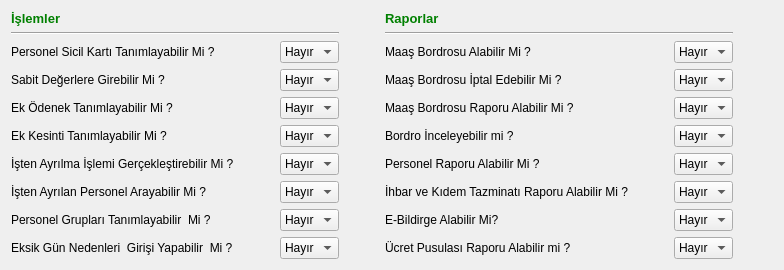
     <widget class="QWidget" name="tab_3">
      <attribute name="title">
       <string>Personel</string>
      </attribute>
      <layout class="QGridLayout" name="gridLayout_23">
       <item row="0" column="0">
        <layout class="QGridLayout" name="gridLayout_20" columnstretch="0,0,1,0,0,1">
         <item row="0" column="0">
          <widget class="QLabel" name="label_95">
           <property name="sizePolicy">
            <sizepolicy hsizetype="Fixed" vsizetype="Fixed">
             <horstretch>0</horstretch>
             <verstretch>0</verstretch>
            </sizepolicy>
           </property>
           <property name="text">
            <string>&lt;!DOCTYPE HTML PUBLIC &quot;-//W3C//DTD HTML 4.0//EN&quot; &quot;http://www.w3.org/TR/REC-html40/strict.dtd&quot;&gt;
&lt;html&gt;&lt;head&gt;&lt;meta name=&quot;qrichtext&quot; content=&quot;1&quot; /&gt;&lt;style type=&quot;text/css&quot;&gt;
p, li { white-space: pre-wrap; }
&lt;/style&gt;&lt;/head&gt;&lt;body style=&quot; font-family:'Sans Serif'; font-size:10pt; font-weight:400; font-style:normal;&quot;&gt;
&lt;p style=&quot; margin-top:0px; margin-bottom:0px; margin-left:0px; margin-right:0px; -qt-block-indent:0; text-indent:0px;&quot;&gt;&lt;span style=&quot; font-weight:600; color:#008000;&quot;&gt;İşlemler&lt;/span&gt;&lt;/p&gt;&lt;/body&gt;&lt;/html&gt;</string>
           </property>
          </widget>
         </item>
         <item row="0" column="3">
          <widget class="QLabel" name="label_96">
           <property name="sizePolicy">
            <sizepolicy hsizetype="Fixed" vsizetype="Fixed">
             <horstretch>0</horstretch>
             <verstretch>0</verstretch>
            </sizepolicy>
           </property>
           <property name="text">
            <string>&lt;!DOCTYPE HTML PUBLIC &quot;-//W3C//DTD HTML 4.0//EN&quot; &quot;http://www.w3.org/TR/REC-html40/strict.dtd&quot;&gt;
&lt;html&gt;&lt;head&gt;&lt;meta name=&quot;qrichtext&quot; content=&quot;1&quot; /&gt;&lt;style type=&quot;text/css&quot;&gt;
p, li { white-space: pre-wrap; }
&lt;/style&gt;&lt;/head&gt;&lt;body style=&quot; font-family:'Sans Serif'; font-size:10pt; font-weight:400; font-style:normal;&quot;&gt;
&lt;p style=&quot; margin-top:0px; margin-bottom:0px; margin-left:0px; margin-right:0px; -qt-block-indent:0; text-indent:0px;&quot;&gt;&lt;span style=&quot; font-weight:600; color:#008000;&quot;&gt;Raporlar&lt;/span&gt;&lt;/p&gt;&lt;/body&gt;&lt;/html&gt;</string>
           </property>
          </widget>
         </item>
         <item row="1" column="0" colspan="2">
          <widget class="Line" name="line_5">
           <property name="orientation">
            <enum>Qt::Horizontal</enum>
           </property>
          </widget>
         </item>
         <item row="1" column="3" colspan="2">
          <widget class="Line" name="line_6">
           <property name="orientation">
            <enum>Qt::Horizontal</enum>
           </property>
          </widget>
         </item>
         <item row="1" column="5" rowspan="2">
          <spacer name="horizontalSpacer_66">
           <property name="orientation">
            <enum>Qt::Horizontal</enum>
           </property>
           <property name="sizeHint" stdset="0">
            <size>
             <width>40</width>
             <height>20</height>
            </size>
           </property>
          </spacer>
         </item>
         <item row="2" column="0">
          <widget class="QLabel" name="label_personel_tanimlarina_girebilir_mi">
           <property name="sizePolicy">
            <sizepolicy hsizetype="Fixed" vsizetype="Expanding">
             <horstretch>0</horstretch>
             <verstretch>0</verstretch>
            </sizepolicy>
           </property>
           <property name="text">
            <string>Personel Sicil Kartı Tanımlayabilir Mi ?</string>
           </property>
          </widget>
         </item>
         <item row="2" column="1">
          <layout class="QHBoxLayout" name="horizontalLayout_32">
           <item>
            <spacer name="horizontalSpacer_44">
             <property name="orientation">
              <enum>Qt::Horizontal</enum>
             </property>
             <property name="sizeHint" stdset="0">
              <size>
               <width>40</width>
               <height>20</height>
              </size>
             </property>
            </spacer>
           </item>
           <item>
            <widget class="QComboBox" name="prs_comboBox_prs_sicil_karti_tanimlama">
             <property name="sizePolicy">
              <sizepolicy hsizetype="Fixed" vsizetype="Fixed">
               <horstretch>0</horstretch>
               <verstretch>0</verstretch>
              </sizepolicy>
             </property>
             <item>
              <property name="text">
               <string>Hayır</string>
              </property>
             </item>
             <item>
              <property name="text">
               <string>Evet</string>
              </property>
             </item>
            </widget>
           </item>
          </layout>
         </item>
         <item row="2" column="2">
          <spacer name="horizontalSpacer_60">
           <property name="orientation">
            <enum>Qt::Horizontal</enum>
           </property>
           <property name="sizeHint" stdset="0">
            <size>
             <width>40</width>
             <height>20</height>
            </size>
           </property>
          </spacer>
         </item>
         <item row="2" column="3">
          <widget class="QLabel" name="label_maas_bordrosu_alabilir_mi">
           <property name="sizePolicy">
            <sizepolicy hsizetype="Fixed" vsizetype="Expanding">
             <horstretch>0</horstretch>
             <verstretch>0</verstretch>
            </sizepolicy>
           </property>
           <property name="text">
            <string>Maaş Bordrosu Alabilir Mi ?</string>
           </property>
          </widget>
         </item>
         <item row="2" column="4">
          <layout class="QHBoxLayout" name="horizontalLayout_40">
           <item>
            <spacer name="horizontalSpacer_52">
             <property name="orientation">
              <enum>Qt::Horizontal</enum>
             </property>
             <property name="sizeHint" stdset="0">
              <size>
               <width>40</width>
               <height>20</height>
              </size>
             </property>
            </spacer>
           </item>
           <item>
            <widget class="QComboBox" name="prs_combo_box_maas_bordrosu_alabilir_mi">
             <property name="sizePolicy">
              <sizepolicy hsizetype="Fixed" vsizetype="Fixed">
               <horstretch>0</horstretch>
               <verstretch>0</verstretch>
              </sizepolicy>
             </property>
             <item>
              <property name="text">
               <string>Hayır</string>
              </property>
             </item>
             <item>
              <property name="text">
               <string>Evet</string>
              </property>
             </item>
            </widget>
           </item>
          </layout>
         </item>
         <item row="3" column="0">
          <widget class="QLabel" name="label_Sabit_degerler_tanimlarina_girebilir_mi">
           <property name="sizePolicy">
            <sizepolicy hsizetype="Fixed" vsizetype="Expanding">
             <horstretch>0</horstretch>
             <verstretch>0</verstretch>
            </sizepolicy>
           </property>
           <property name="text">
            <string>Sabit Değerlere Girebilir Mi ?</string>
           </property>
          </widget>
         </item>
         <item row="3" column="1">
          <layout class="QHBoxLayout" name="horizontalLayout_33">
           <item>
            <spacer name="horizontalSpacer_45">
             <property name="orientation">
              <enum>Qt::Horizontal</enum>
             </property>
             <property name="sizeHint" stdset="0">
              <size>
               <width>40</width>
               <height>20</height>
              </size>
             </property>
            </spacer>
           </item>
           <item>
            <widget class="QComboBox" name="prs_comboBox_sabit_degerler">
             <property name="sizePolicy">
              <sizepolicy hsizetype="Fixed" vsizetype="Fixed">
               <horstretch>0</horstretch>
               <verstretch>0</verstretch>
              </sizepolicy>
             </property>
             <item>
              <property name="text">
               <string>Hayır</string>
              </property>
             </item>
             <item>
              <property name="text">
               <string>Evet</string>
              </property>
             </item>
            </widget>
           </item>
          </layout>
         </item>
         <item row="3" column="3">
          <widget class="QLabel" name="label_maas_bordrosu_iptal_edebilir_mi">
           <property name="sizePolicy">
            <sizepolicy hsizetype="Fixed" vsizetype="Expanding">
             <horstretch>0</horstretch>
             <verstretch>0</verstretch>
            </sizepolicy>
           </property>
           <property name="text">
            <string>Maaş Bordrosu İptal Edebilir Mi ?</string>
           </property>
          </widget>
         </item>
         <item row="3" column="4">
          <layout class="QHBoxLayout" name="horizontalLayout_41">
           <item>
            <spacer name="horizontalSpacer_53">
             <property name="orientation">
              <enum>Qt::Horizontal</enum>
             </property>
             <property name="sizeHint" stdset="0">
              <size>
               <width>40</width>
               <height>20</height>
              </size>
             </property>
            </spacer>
           </item>
           <item>
            <widget class="QComboBox" name="prs_combo_box_maas_bordrosu_iptal_edebilir_mi">
             <property name="sizePolicy">
              <sizepolicy hsizetype="Fixed" vsizetype="Fixed">
               <horstretch>0</horstretch>
               <verstretch>0</verstretch>
              </sizepolicy>
             </property>
             <item>
              <property name="text">
               <string>Hayır</string>
              </property>
             </item>
             <item>
              <property name="text">
               <string>Evet</string>
              </property>
             </item>
            </widget>
           </item>
          </layout>
         </item>
         <item row="4" column="0">
          <widget class="QLabel" name="label_personel_ek_odenek_tanimlayabilir_mi">
           <property name="sizePolicy">
            <sizepolicy hsizetype="Fixed" vsizetype="Expanding">
             <horstretch>0</horstretch>
             <verstretch>0</verstretch>
            </sizepolicy>
           </property>
           <property name="text">
            <string>Ek Ödenek Tanımlayabilir Mi ?</string>
           </property>
          </widget>
         </item>
         <item row="4" column="1">
          <layout class="QHBoxLayout" name="horizontalLayout_34">
           <item>
            <spacer name="horizontalSpacer_46">
             <property name="orientation">
              <enum>Qt::Horizontal</enum>
             </property>
             <property name="sizeHint" stdset="0">
              <size>
               <width>40</width>
               <height>20</height>
              </size>
             </property>
            </spacer>
           </item>
           <item>
            <widget class="QComboBox" name="prs_comboBox_ek_odenek_tanimlama">
             <item>
              <property name="text">
               <string>Hayır</string>
              </property>
             </item>
             <item>
              <property name="text">
               <string>Evet</string>
              </property>
             </item>
            </widget>
           </item>
          </layout>
         </item>
         <item row="4" column="3">
          <widget class="QLabel" name="label_maas_bordrosu_raporu_alabilir_mi">
           <property name="sizePolicy">
            <sizepolicy hsizetype="Fixed" vsizetype="Expanding">
             <horstretch>0</horstretch>
             <verstretch>0</verstretch>
            </sizepolicy>
           </property>
           <property name="text">
            <string>Maaş Bordrosu Raporu Alabilir Mi ?</string>
           </property>
          </widget>
         </item>
         <item row="4" column="4">
          <layout class="QHBoxLayout" name="horizontalLayout_42">
           <item>
            <spacer name="horizontalSpacer_54">
             <property name="orientation">
              <enum>Qt::Horizontal</enum>
             </property>
             <property name="sizeHint" stdset="0">
              <size>
               <width>40</width>
               <height>20</height>
              </size>
             </property>
            </spacer>
           </item>
           <item>
            <widget class="QComboBox" name="prs_combo_box_maas_bordrosu_raporu_alabilir_mi">
             <property name="sizePolicy">
              <sizepolicy hsizetype="Fixed" vsizetype="Fixed">
               <horstretch>0</horstretch>
               <verstretch>0</verstretch>
              </sizepolicy>
             </property>
             <item>
              <property name="text">
               <string>Hayır</string>
              </property>
             </item>
             <item>
              <property name="text">
               <string>Evet</string>
              </property>
             </item>
            </widget>
           </item>
          </layout>
         </item>
         <item row="5" column="0">
          <widget class="QLabel" name="label_personel_ek_kesinti_tanimlayabilir_mi">
           <property name="sizePolicy">
            <sizepolicy hsizetype="Fixed" vsizetype="Expanding">
             <horstretch>0</horstretch>
             <verstretch>0</verstretch>
            </sizepolicy>
           </property>
           <property name="text">
            <string>Ek Kesinti Tanımlayabilir Mi ?</string>
           </property>
          </widget>
         </item>
         <item row="5" column="1">
          <layout class="QHBoxLayout" name="horizontalLayout_35">
           <item>
            <spacer name="horizontalSpacer_47">
             <property name="orientation">
              <enum>Qt::Horizontal</enum>
             </property>
             <property name="sizeHint" stdset="0">
              <size>
               <width>40</width>
               <height>20</height>
              </size>
             </property>
            </spacer>
           </item>
           <item>
            <widget class="QComboBox" name="prs_comboBox_ek_kesinti_tanimlama">
             <item>
              <property name="text">
               <string>Hayır</string>
              </property>
             </item>
             <item>
              <property name="text">
               <string>Evet</string>
              </property>
             </item>
            </widget>
           </item>
          </layout>
         </item>
         <item row="5" column="3">
          <widget class="QLabel" name="label_bordro_inceleme_yapabilir_mi">
           <property name="sizePolicy">
            <sizepolicy hsizetype="Fixed" vsizetype="Expanding">
             <horstretch>0</horstretch>
             <verstretch>0</verstretch>
            </sizepolicy>
           </property>
           <property name="text">
            <string>Bordro İnceleyebilir mi ?</string>
           </property>
          </widget>
         </item>
         <item row="5" column="4">
          <layout class="QHBoxLayout" name="horizontalLayout_43">
           <item>
            <spacer name="horizontalSpacer_55">
             <property name="orientation">
              <enum>Qt::Horizontal</enum>
             </property>
             <property name="sizeHint" stdset="0">
              <size>
               <width>40</width>
               <height>20</height>
              </size>
             </property>
            </spacer>
           </item>
           <item>
            <widget class="QComboBox" name="prs_combo_box_bordro_inceleme_yapabilir_mi">
             <property name="sizePolicy">
              <sizepolicy hsizetype="Fixed" vsizetype="Fixed">
               <horstretch>0</horstretch>
               <verstretch>0</verstretch>
              </sizepolicy>
             </property>
             <item>
              <property name="text">
               <string>Hayır</string>
              </property>
             </item>
             <item>
              <property name="text">
               <string>Evet</string>
              </property>
             </item>
            </widget>
           </item>
          </layout>
         </item>
         <item row="6" column="0">
          <widget class="QLabel" name="label_isten_ayrilma_raporu_alabilir_mi">
           <property name="sizePolicy">
            <sizepolicy hsizetype="Fixed" vsizetype="Expanding">
             <horstretch>0</horstretch>
             <verstretch>0</verstretch>
            </sizepolicy>
           </property>
           <property name="text">
            <string>İşten Ayrılma İşlemi Gerçekleştirebilir Mi ?</string>
           </property>
          </widget>
         </item>
         <item row="6" column="1">
          <layout class="QHBoxLayout" name="horizontalLayout_36">
           <item>
            <spacer name="horizontalSpacer_48">
             <property name="orientation">
              <enum>Qt::Horizontal</enum>
             </property>
             <property name="sizeHint" stdset="0">
              <size>
               <width>40</width>
               <height>20</height>
              </size>
             </property>
            </spacer>
           </item>
           <item>
            <widget class="QComboBox" name="prs_comboBox_isten_ayrilma_islemi">
             <property name="sizePolicy">
              <sizepolicy hsizetype="Fixed" vsizetype="Fixed">
               <horstretch>0</horstretch>
               <verstretch>0</verstretch>
              </sizepolicy>
             </property>
             <item>
              <property name="text">
               <string>Hayır</string>
              </property>
             </item>
             <item>
              <property name="text">
               <string>Evet</string>
              </property>
             </item>
            </widget>
           </item>
          </layout>
         </item>
         <item row="6" column="3">
          <widget class="QLabel" name="label_personel_raporu_alabilir_mi">
           <property name="sizePolicy">
            <sizepolicy hsizetype="Fixed" vsizetype="Expanding">
             <horstretch>0</horstretch>
             <verstretch>0</verstretch>
            </sizepolicy>
           </property>
           <property name="text">
            <string>Personel Raporu Alabilir Mi ?</string>
           </property>
          </widget>
         </item>
         <item row="6" column="4">
          <layout class="QHBoxLayout" name="horizontalLayout_44">
           <item>
            <spacer name="horizontalSpacer_56">
             <property name="orientation">
              <enum>Qt::Horizontal</enum>
             </property>
             <property name="sizeHint" stdset="0">
              <size>
               <width>40</width>
               <height>20</height>
              </size>
             </property>
            </spacer>
           </item>
           <item>
            <widget class="QComboBox" name="prs_combo_box_personel_raporu_alabilir_mi">
             <property name="sizePolicy">
              <sizepolicy hsizetype="Fixed" vsizetype="Fixed">
               <horstretch>0</horstretch>
               <verstretch>0</verstretch>
              </sizepolicy>
             </property>
             <item>
              <property name="text">
               <string>Hayır</string>
              </property>
             </item>
             <item>
              <property name="text">
               <string>Evet</string>
              </property>
             </item>
            </widget>
           </item>
          </layout>
         </item>
         <item row="7" column="0">
          <widget class="QLabel" name="label_isten_ayrilan_personel_arayabilir_mi">
           <property name="sizePolicy">
            <sizepolicy hsizetype="Fixed" vsizetype="Expanding">
             <horstretch>0</horstretch>
             <verstretch>0</verstretch>
            </sizepolicy>
           </property>
           <property name="text">
            <string>İşten Ayrılan Personel Arayabilir Mi ?</string>
           </property>
          </widget>
         </item>
         <item row="7" column="1">
          <layout class="QHBoxLayout" name="horizontalLayout_37">
           <item>
            <spacer name="horizontalSpacer_49">
             <property name="orientation">
              <enum>Qt::Horizontal</enum>
             </property>
             <property name="sizeHint" stdset="0">
              <size>
               <width>40</width>
               <height>20</height>
              </size>
             </property>
            </spacer>
           </item>
           <item>
            <widget class="QComboBox" name="prs_comboBox_isten_ayrilan_arama">
             <item>
              <property name="text">
               <string>Hayır</string>
              </property>
             </item>
             <item>
              <property name="text">
               <string>Evet</string>
              </property>
             </item>
            </widget>
           </item>
          </layout>
         </item>
         <item row="7" column="3">
          <widget class="QLabel" name="label_ihbar_ve_kidem_tazminati_raporu_alabilir_mi">
           <property name="sizePolicy">
            <sizepolicy hsizetype="Fixed" vsizetype="Expanding">
             <horstretch>0</horstretch>
             <verstretch>0</verstretch>
            </sizepolicy>
           </property>
           <property name="text">
            <string>İhbar ve Kıdem Tazminatı Raporu Alabilir Mi ?</string>
           </property>
          </widget>
         </item>
         <item row="7" column="4">
          <layout class="QHBoxLayout" name="horizontalLayout_45">
           <item>
            <spacer name="horizontalSpacer_57">
             <property name="orientation">
              <enum>Qt::Horizontal</enum>
             </property>
             <property name="sizeHint" stdset="0">
              <size>
               <width>40</width>
               <height>20</height>
              </size>
             </property>
            </spacer>
           </item>
           <item>
            <widget class="QComboBox" name="prs_combo_box_ihbar_ve_kidem_tazminati_raporu_alabilir_mi">
             <property name="sizePolicy">
              <sizepolicy hsizetype="Fixed" vsizetype="Fixed">
               <horstretch>0</horstretch>
               <verstretch>0</verstretch>
              </sizepolicy>
             </property>
             <item>
              <property name="text">
               <string>Hayır</string>
              </property>
             </item>
             <item>
              <property name="text">
               <string>Evet</string>
              </property>
             </item>
            </widget>
           </item>
          </layout>
         </item>
         <item row="8" column="0">
          <widget class="QLabel" name="label_personel_gruplari_girebilir_mi">
           <property name="sizePolicy">
            <sizepolicy hsizetype="Fixed" vsizetype="Expanding">
             <horstretch>0</horstretch>
             <verstretch>0</verstretch>
            </sizepolicy>
           </property>
           <property name="text">
            <string>Personel Grupları Tanımlayabilir  Mi ?</string>
           </property>
          </widget>
         </item>
         <item row="8" column="1">
          <layout class="QHBoxLayout" name="horizontalLayout_38">
           <item>
            <spacer name="horizontalSpacer_50">
             <property name="orientation">
              <enum>Qt::Horizontal</enum>
             </property>
             <property name="sizeHint" stdset="0">
              <size>
               <width>40</width>
               <height>20</height>
              </size>
             </property>
            </spacer>
           </item>
           <item>
            <widget class="QComboBox" name="prs_comboBox_grup_tanimlama">
             <item>
              <property name="text">
               <string>Hayır </string>
              </property>
             </item>
             <item>
              <property name="text">
               <string>Evet</string>
              </property>
             </item>
            </widget>
           </item>
          </layout>
         </item>
         <item row="8" column="3">
          <widget class="QLabel" name="label_31">
           <property name="sizePolicy">
            <sizepolicy hsizetype="Fixed" vsizetype="Expanding">
             <horstretch>0</horstretch>
             <verstretch>0</verstretch>
            </sizepolicy>
           </property>
           <property name="text">
            <string>E-Bildirge Alabilir Mi?</string>
           </property>
          </widget>
         </item>
         <item row="8" column="4">
          <layout class="QHBoxLayout" name="horizontalLayout_46">
           <item>
            <spacer name="horizontalSpacer_58">
             <property name="orientation">
              <enum>Qt::Horizontal</enum>
             </property>
             <property name="sizeHint" stdset="0">
              <size>
               <width>40</width>
               <height>20</height>
              </size>
             </property>
            </spacer>
           </item>
           <item>
            <widget class="QComboBox" name="prs_comboBox_e_bildirge_alabilir_mi">
             <item>
              <property name="text">
               <string>Hayır</string>
              </property>
             </item>
             <item>
              <property name="text">
               <string>Evet</string>
              </property>
             </item>
            </widget>
           </item>
          </layout>
         </item>
         <item row="9" column="0">
          <widget class="QLabel" name="label_personel_gruplari_girebilir_mi_2">
           <property name="sizePolicy">
            <sizepolicy hsizetype="Fixed" vsizetype="Expanding">
             <horstretch>0</horstretch>
             <verstretch>0</verstretch>
            </sizepolicy>
           </property>
           <property name="text">
            <string>Eksik Gün Nedenleri  Girişi Yapabilir  Mi ?</string>
           </property>
          </widget>
         </item>
         <item row="9" column="1">
          <layout class="QHBoxLayout" name="horizontalLayout_39">
           <item>
            <spacer name="horizontalSpacer_51">
             <property name="orientation">
              <enum>Qt::Horizontal</enum>
             </property>
             <property name="sizeHint" stdset="0">
              <size>
               <width>40</width>
               <height>20</height>
              </size>
             </property>
            </spacer>
           </item>
           <item>
            <widget class="QComboBox" name="prs_comboBox_eksik_gun_nedenleri">
             <item>
              <property name="text">
               <string>Hayır </string>
              </property>
             </item>
             <item>
              <property name="text">
               <string>Evet</string>
              </property>
             </item>
            </widget>
           </item>
          </layout>
         </item>
         <item row="9" column="3">
          <widget class="QLabel" name="label_39">
           <property name="sizePolicy">
            <sizepolicy hsizetype="Fixed" vsizetype="Expanding">
             <horstretch>0</horstretch>
             <verstretch>0</verstretch>
            </sizepolicy>
           </property>
           <property name="text">
            <string>Ücret Pusulası Raporu Alabilir mi ?</string>
           </property>
          </widget>
         </item>
         <item row="9" column="4">
          <layout class="QHBoxLayout" name="horizontalLayout_47">
           <item>
            <spacer name="horizontalSpacer_59">
             <property name="orientation">
              <enum>Qt::Horizontal</enum>
             </property>
             <property name="sizeHint" stdset="0">
              <size>
               <width>40</width>
               <height>20</height>
              </size>
             </property>
            </spacer>
           </item>
           <item>
            <widget class="QComboBox" name="prs_comboBox_ucret_pusulasi">
             <item>
              <property name="text">
               <string>Hayır</string>
              </property>
             </item>
             <item>
              <property name="text">
               <string>Evet</string>
              </property>
             </item>
            </widget>
           </item>
          </layout>
         </item>
        </layout>
       </item>
      </layout>
     </widget>
